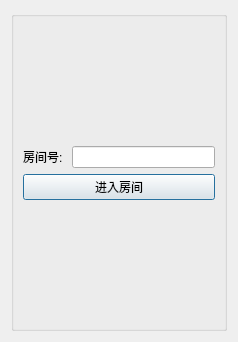
<?xml version="1.0" encoding="UTF-8"?>
<ui version="4.0">
 <class>JoinMeeting</class>
 <widget class="QDialog" name="JoinMeeting">
  <property name="geometry">
   <rect>
    <x>0</x>
    <y>0</y>
    <width>238</width>
    <height>342</height>
   </rect>
  </property>
  <property name="windowTitle">
   <string>Dialog</string>
  </property>
  <layout class="QVBoxLayout" name="verticalLayout">
   <item>
    <widget class="QGroupBox" name="groupBox">
     <property name="title">
      <string/>
     </property>
     <layout class="QVBoxLayout" name="verticalLayout_3">
      <item>
       <spacer name="verticalSpacer">
        <property name="orientation">
         <enum>Qt::Orientation::Vertical</enum>
        </property>
        <property name="sizeHint" stdset="0">
         <size>
          <width>20</width>
          <height>40</height>
         </size>
        </property>
       </spacer>
      </item>
      <item>
       <layout class="QVBoxLayout" name="verticalLayout_2">
        <item>
         <layout class="QHBoxLayout" name="horizontalLayout">
          <item>
           <widget class="QLabel" name="label">
            <property name="text">
             <string>房间号: </string>
            </property>
           </widget>
          </item>
          <item>
           <widget class="QLineEdit" name="RoomID_line"/>
          </item>
         </layout>
        </item>
        <item>
         <widget class="QPushButton" name="JoinMeeting_btn">
          <property name="text">
           <string>进入房间</string>
          </property>
         </widget>
        </item>
       </layout>
      </item>
      <item>
       <spacer name="verticalSpacer_2">
        <property name="orientation">
         <enum>Qt::Orientation::Vertical</enum>
        </property>
        <property name="sizeHint" stdset="0">
         <size>
          <width>20</width>
          <height>40</height>
         </size>
        </property>
       </spacer>
      </item>
     </layout>
    </widget>
   </item>
  </layout>
 </widget>
 <resources/>
 <connections/>
</ui>
